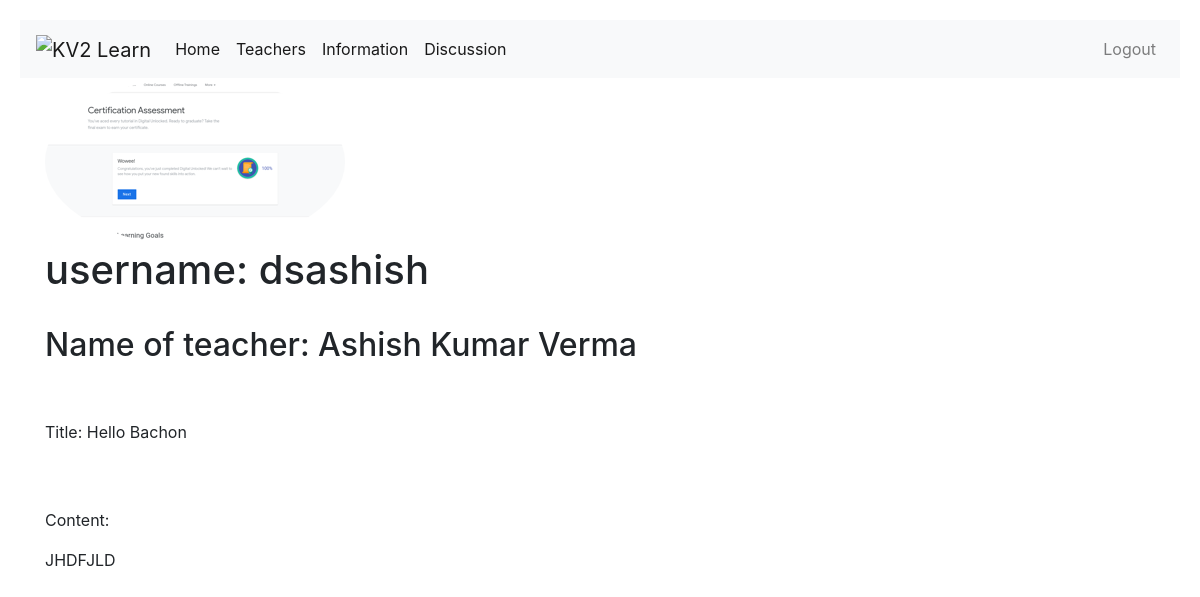
The app's page /discuss/6/ with its own data.
### mentor/models.py (models this page shows)
class discuss(models.Model):
	author = models.ForeignKey(CustomUser, on_delete=models.CASCADE)
	title = models.CharField(max_length=200, blank=True, null=True)
	content = models.TextField()
	date = models.DateTimeField(auto_now_add=True)
	class Meta:
		ordering = ['-date']

### users/models.py (models this page shows, shortened)
class CustomUser(AbstractUser):
    cat = models.CharField(max_length=200)
    std = models.CharField(max_length=200, blank=True, null=True)
    phone_number = models.CharField(max_length=15)

class Profile(models.Model):
    user = models.OneToOneField(CustomUser, on_delete=models.CASCADE)
    image = models.ImageField(default='default.png', upload_to='profile_pics')

### mentor/views.py (the view)
# urls.py: path("discuss/<int:pk>/", views.disDetail, name="dd"),
def disDetail(request, pk):
    obj = discuss.objects.get(pk=pk)
    context = {"object": obj}
    return render(request, template_name="disDetail.html", context=context)

### mentor/templates/disDetail.html (shortened to what this page needs)
{% extends "base.html" %}
{% block content %}
<img class="rounded-circle article-img" src="{{ object.author.profile.image.url }}" alt="">
<h1>username: {{object.author}}</h1><br>
<h2>Name of {{object.author.cat}}: {{object.author.first_name}} {{object.author.last_name}}</h2>
<br>
<br>
<p>Title: {{ object.title }}</p>
<br>
<br>
<p style="overflow-y: auto;">Content:</p>
<p>{{object.content}}</p>
<br><br><br><br><br>
{% endblock content %}

### records on screen
discuss: author.profile.image (picture), author "dsashish", author.cat "teacher", author.first_name "Ashish Kumar", author.last_name "Verma", title "Hello Bachon", content "JHDFJLD"
